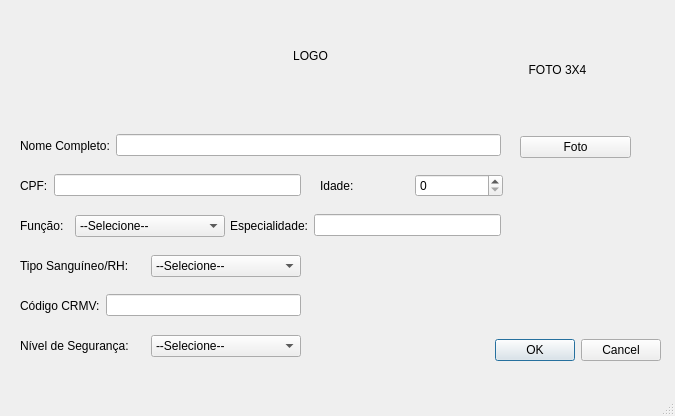
<?xml version="1.0" encoding="UTF-8"?>
<ui version="4.0">
 <class>cadastramento_usuario</class>
 <widget class="QMainWindow" name="cadastramento_usuario">
  <property name="geometry">
   <rect>
    <x>0</x>
    <y>0</y>
    <width>675</width>
    <height>416</height>
   </rect>
  </property>
  <property name="windowTitle">
   <string>Cadastro Usuario</string>
  </property>
  <widget class="QWidget" name="centralwidget">
   <widget class="QDialogButtonBox" name="buttonBox">
    <property name="geometry">
     <rect>
      <x>450</x>
      <y>330</y>
      <width>211</width>
      <height>41</height>
     </rect>
    </property>
    <property name="standardButtons">
     <set>QDialogButtonBox::Cancel|QDialogButtonBox::Ok</set>
    </property>
   </widget>
   <widget class="QLabel" name="label">
    <property name="geometry">
     <rect>
      <x>250</x>
      <y>30</y>
      <width>121</width>
      <height>51</height>
     </rect>
    </property>
    <property name="text">
     <string>LOGO</string>
    </property>
    <property name="alignment">
     <set>Qt::AlignCenter</set>
    </property>
   </widget>
   <widget class="QWidget" name="layoutWidget">
    <property name="geometry">
     <rect>
      <x>20</x>
      <y>250</y>
      <width>281</width>
      <height>32</height>
     </rect>
    </property>
    <layout class="QHBoxLayout" name="horizontalLayout_3">
     <item>
      <widget class="QLabel" name="cadastro_cargo_label_2">
       <property name="text">
        <string>Tipo Sanguíneo/RH:</string>
       </property>
      </widget>
     </item>
     <item>
      <widget class="QComboBox" name="combo_box2_sangues">
       <property name="minimumSize">
        <size>
         <width>150</width>
         <height>0</height>
        </size>
       </property>
       <property name="maximumSize">
        <size>
         <width>16777213</width>
         <height>16777215</height>
        </size>
       </property>
       <item>
        <property name="text">
         <string>--Selecione--</string>
        </property>
       </item>
       <item>
        <property name="text">
         <string>A+</string>
        </property>
       </item>
       <item>
        <property name="text">
         <string>A-</string>
        </property>
       </item>
       <item>
        <property name="text">
         <string>AB+</string>
        </property>
       </item>
       <item>
        <property name="text">
         <string>AB-</string>
        </property>
       </item>
       <item>
        <property name="text">
         <string>B+</string>
        </property>
       </item>
       <item>
        <property name="text">
         <string>B-</string>
        </property>
       </item>
       <item>
        <property name="text">
         <string>O+</string>
        </property>
       </item>
       <item>
        <property name="text">
         <string>O-</string>
        </property>
       </item>
      </widget>
     </item>
    </layout>
   </widget>
   <widget class="QWidget" name="layoutWidget_2">
    <property name="geometry">
     <rect>
      <x>230</x>
      <y>210</y>
      <width>271</width>
      <height>31</height>
     </rect>
    </property>
    <layout class="QHBoxLayout" name="horizontalLayout_7">
     <item>
      <widget class="QLabel" name="especialidade_label">
       <property name="text">
        <string>Especialidade:</string>
       </property>
      </widget>
     </item>
     <item>
      <widget class="QLineEdit" name="especialidade_line"/>
     </item>
    </layout>
   </widget>
   <widget class="QWidget" name="layoutWidget_3">
    <property name="geometry">
     <rect>
      <x>20</x>
      <y>290</y>
      <width>281</width>
      <height>31</height>
     </rect>
    </property>
    <layout class="QHBoxLayout" name="horizontalLayout_8">
     <item>
      <widget class="QLabel" name="especialidade_label_2">
       <property name="text">
        <string>Código CRMV:</string>
       </property>
      </widget>
     </item>
     <item>
      <widget class="QLineEdit" name="especialidade_line_2"/>
     </item>
    </layout>
   </widget>
   <widget class="QWidget" name="layoutWidget_4">
    <property name="geometry">
     <rect>
      <x>20</x>
      <y>330</y>
      <width>281</width>
      <height>32</height>
     </rect>
    </property>
    <layout class="QHBoxLayout" name="horizontalLayout_10">
     <item>
      <widget class="QLabel" name="cadastro_cargo_label_4">
       <property name="text">
        <string>Nível de Segurança:</string>
       </property>
      </widget>
     </item>
     <item>
      <widget class="QComboBox" name="nv_seg_box">
       <property name="minimumSize">
        <size>
         <width>150</width>
         <height>0</height>
        </size>
       </property>
       <property name="maximumSize">
        <size>
         <width>16777213</width>
         <height>16777215</height>
        </size>
       </property>
       <item>
        <property name="text">
         <string>--Selecione--</string>
        </property>
       </item>
       <item>
        <property name="text">
         <string>0</string>
        </property>
       </item>
       <item>
        <property name="text">
         <string>1</string>
        </property>
       </item>
       <item>
        <property name="text">
         <string>2</string>
        </property>
       </item>
      </widget>
     </item>
    </layout>
   </widget>
   <widget class="QWidget" name="layoutWidget">
    <property name="geometry">
     <rect>
      <x>20</x>
      <y>130</y>
      <width>481</width>
      <height>31</height>
     </rect>
    </property>
    <layout class="QHBoxLayout" name="horizontalLayout_5">
     <item>
      <widget class="QLabel" name="cadastro_nome_label">
       <property name="text">
        <string>Nome Completo:</string>
       </property>
      </widget>
     </item>
     <item>
      <widget class="QLineEdit" name="line_nome_2"/>
     </item>
    </layout>
   </widget>
   <widget class="QWidget" name="layoutWidget">
    <property name="geometry">
     <rect>
      <x>320</x>
      <y>170</y>
      <width>183</width>
      <height>31</height>
     </rect>
    </property>
    <layout class="QHBoxLayout" name="horizontalLayout">
     <item>
      <widget class="QLabel" name="cadastramento_idade_label">
       <property name="text">
        <string>Idade:</string>
       </property>
      </widget>
     </item>
     <item>
      <widget class="QSpinBox" name="spinBox_idade"/>
     </item>
    </layout>
   </widget>
   <widget class="QWidget" name="layoutWidget">
    <property name="geometry">
     <rect>
      <x>20</x>
      <y>210</y>
      <width>205</width>
      <height>32</height>
     </rect>
    </property>
    <layout class="QHBoxLayout" name="horizontalLayout_2">
     <item>
      <widget class="QLabel" name="cadastro_cargo_label">
       <property name="text">
        <string>Função:</string>
       </property>
      </widget>
     </item>
     <item>
      <widget class="QComboBox" name="combo_box_funcoes">
       <property name="minimumSize">
        <size>
         <width>150</width>
         <height>0</height>
        </size>
       </property>
       <property name="maximumSize">
        <size>
         <width>16777213</width>
         <height>16777215</height>
        </size>
       </property>
       <property name="currentText">
        <string>--Selecione--</string>
       </property>
       <property name="frame">
        <bool>true</bool>
       </property>
       <item>
        <property name="text">
         <string notr="true">--Selecione--</string>
        </property>
       </item>
       <item>
        <property name="text">
         <string>Veterinário</string>
        </property>
       </item>
       <item>
        <property name="text">
         <string>Tratador</string>
        </property>
       </item>
      </widget>
     </item>
    </layout>
   </widget>
   <widget class="QWidget" name="layoutWidget">
    <property name="geometry">
     <rect>
      <x>20</x>
      <y>170</y>
      <width>281</width>
      <height>31</height>
     </rect>
    </property>
    <layout class="QHBoxLayout" name="horizontalLayout_4">
     <item>
      <widget class="QLabel" name="cadastro_cpf_label">
       <property name="text">
        <string>CPF:</string>
       </property>
      </widget>
     </item>
     <item>
      <widget class="QLineEdit" name="line_cpf"/>
     </item>
    </layout>
   </widget>
   <widget class="QWidget" name="layoutWidget">
    <property name="geometry">
     <rect>
      <x>520</x>
      <y>10</y>
      <width>111</width>
      <height>153</height>
     </rect>
    </property>
    <layout class="QVBoxLayout" name="verticalLayout">
     <item>
      <widget class="QLabel" name="foto_cadastramento">
       <property name="minimumSize">
        <size>
         <width>75</width>
         <height>110</height>
        </size>
       </property>
       <property name="maximumSize">
        <size>
         <width>75</width>
         <height>110</height>
        </size>
       </property>
       <property name="text">
        <string>FOTO 3X4</string>
       </property>
       <property name="scaledContents">
        <bool>true</bool>
       </property>
       <property name="alignment">
        <set>Qt::AlignCenter</set>
       </property>
      </widget>
     </item>
     <item>
      <widget class="QPushButton" name="btn_carregar_foto">
       <property name="text">
        <string>Foto</string>
       </property>
      </widget>
     </item>
    </layout>
   </widget>
  </widget>
  <widget class="QMenuBar" name="menubar">
   <property name="geometry">
    <rect>
     <x>0</x>
     <y>0</y>
     <width>675</width>
     <height>22</height>
    </rect>
   </property>
  </widget>
  <widget class="QStatusBar" name="statusbar"/>
 </widget>
 <tabstops>
  <tabstop>line_nome_2</tabstop>
  <tabstop>line_cpf</tabstop>
  <tabstop>btn_carregar_foto</tabstop>
  <tabstop>spinBox_idade</tabstop>
  <tabstop>combo_box_funcoes</tabstop>
  <tabstop>especialidade_line</tabstop>
  <tabstop>combo_box2_sangues</tabstop>
  <tabstop>especialidade_line_2</tabstop>
  <tabstop>nv_seg_box</tabstop>
 </tabstops>
 <resources/>
 <connections/>
</ui>
